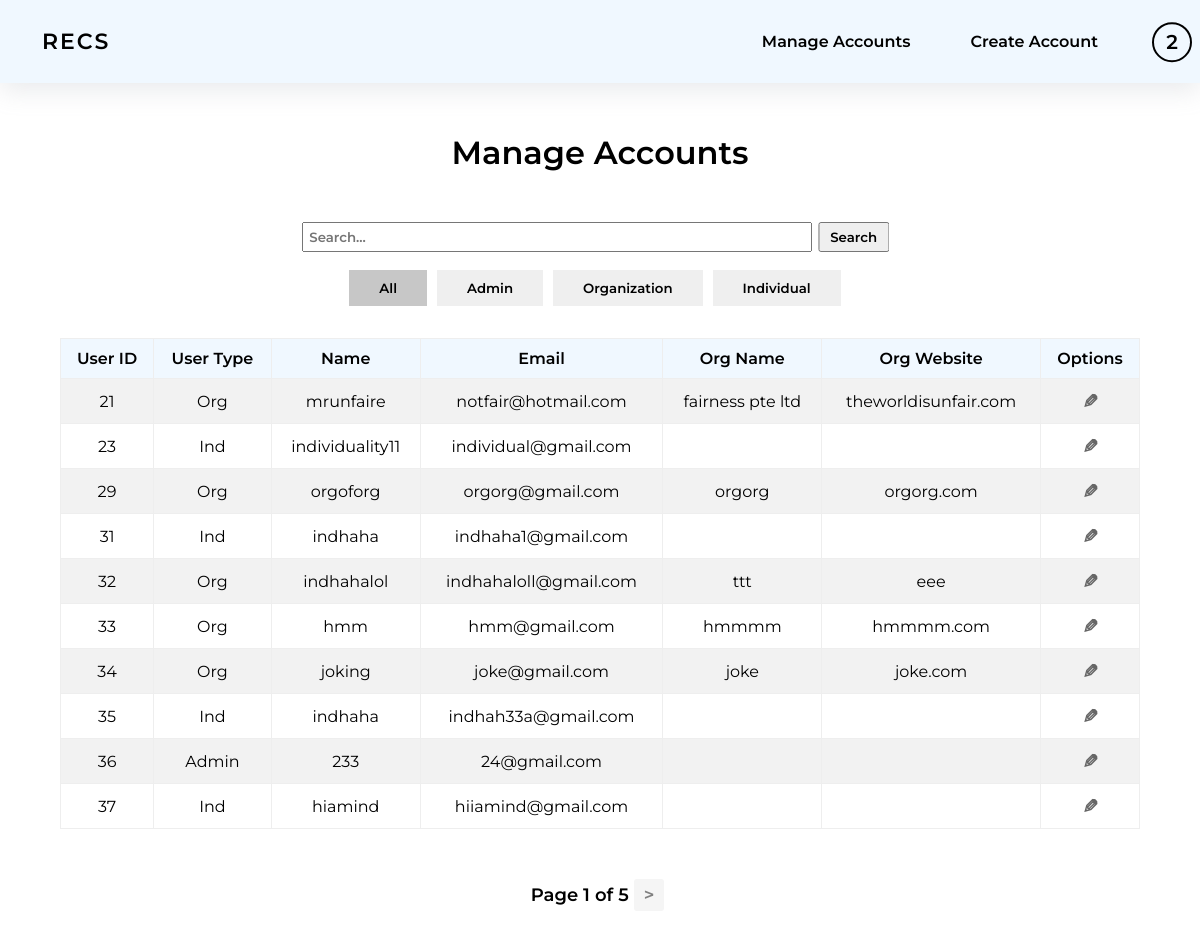
Screenshot of /main_web/manageaccounts.php?sort=all (signed in) with the database file from the repository.
### tables this page shows
CREATE TABLE `users` (
  `userID` smallint(6) NOT NULL,
  `userType` smallint(10) NOT NULL DEFAULT 1,
  `name` varchar(80) DEFAULT NULL,
  `password` char(100) DEFAULT NULL,
  `emailAddress` varchar(100) NOT NULL,
  `Organization Name` varchar(100) DEFAULT NULL,
  `Organization Website` varchar(100) DEFAULT NULL,
  `pricePlan` varchar(20) NOT NULL DEFAULT '0',
  `accountStatus` varchar(20) NOT NULL DEFAULT 'Available',
  `dateTimeOfCreation` datetime(6) NOT NULL DEFAULT current_timestamp(6)
);

### main_web/manageaccounts.php (the view, shortened to what this page needs)
<?php
	$sort = '';
	$userType = $_SESSION['userType'];
	if (isset($_GET['sort'])){
		$sort = $_GET['sort'];
	}
	if (isset($_POST['submit']) and isset($_POST['search-input'])){
		$searchItem = $_POST['search-input'];
	}
	else{
		$searchItem = '';
	}
?>
<!DOCTYPE html>
<html>
<head>
<link rel="stylesheet" href="manageaccounts_style.css?version18">
</head>
<body onload = 'changeCurrentBtnColor();'>
<?php
include ('inc_db_fyp.php');
if ($userType == '0')
{
?>
	<header>
		 <nav>
			<ul class="nav-titles">
				<li name = 'recs'><a name = 'recs' href="home.php">RECS</a></li>
			   <li style='margin-left: auto;'><a name = 'adminmanage' href="manageaccounts.php" style = 'padding-right: 60px;'>Manage Accounts</a>
				<a name = 'admincreate' href="createaccount.php?id=orgcreateacc" style = 'padding-right: 60px;'>Create Account</a></li>
			  </ul>
			<div class="dropdown">
				<button class="profile"><?=$_SESSION['name'][0]?></button>
			  </div>
		</nav>
	</header>
	<h1>Manage Accounts</h1>
<?php
$results_per_page = 10;
if (isset($_GET['page'])) {
    $page = $_GET['page'];
} else {
    $page = 1;
}
$starting_limit = ($page - 1) * $results_per_page;
if ($searchItem == ''){
	if ($sort == 'all' or $sort == ''){
		$sql = "SELECT COUNT(*) as total FROM users";
		$stmt = $conn->prepare($sql);
	}
}
$stmt->execute();
$result = $stmt->get_result();
$row = mysqli_fetch_array($result);
$total_results = $row['total'];
$total_pages = ceil($total_results / $results_per_page);
echo"
<form action = '' method ='post'>
  <div class='search-container'>
    <input type='text' id='search-input' name = 'search-input' placeholder='Search...' value = '{$_POST["search-input"]}'>
    <button type='submit' name = 'submit' id='search-button'>Search</button>
  </div>
</form>";
echo"
<div class = 'filterButton' >
	<a href = 'manageaccounts.php?sort=all'><button id = 'all'>All</button></a>
	<a href = 'manageaccounts.php?sort=admin'><button id = 'admin'>Admin</button></a>
	<a href = 'manageaccounts.php?sort=org'><button id = 'org'>Organization</button></a>
	<a href = 'manageaccounts.php?sort=ind'><button id = 'ind'>Individual</button></a>
</div>
<table border='1'>
	<tr style='text-align:center;'>
	 <th ><strong>User ID</strong></th>
<th><strong>User Type</strong></th>
<th><strong>Name</strong></th>
<th><strong>Email</strong></th>
<th><strong>Org Name</strong></th>
<th><strong>Org Website</strong></th>
<th><strong>Options</strong></th>
	</tr>";
if ($searchItem == ''){
	if ($sort == 'all' or $sort == ''){
		$sql = "SELECT * FROM users LIMIT $starting_limit, $results_per_page";
		$stmt = $conn->prepare($sql);
	}
}
$stmt->execute();
$result = $stmt->get_result();
while($row = mysqli_fetch_array($result)){
	echo '<tr>';
    echo '<td>' . $row['userID'] . '</td>';
	if ($row['userType'] == '1'){
		echo '<td> Org </td>';
	}else if ($row['userType'] == '2'){
		echo '<td>Ind </td>';
	}else{
			echo '<td> Admin </td>';
	}
	echo '<td>' . $row['name'] . '</td>';
    echo '<td>' . $row['emailAddress'] . '</td>';
    echo '<td>' . $row['Organization Name'] . '</td>';
	echo '<td>' . $row['Organization Website'] . '</td>';
	echo '<td><button class="edit-button">
    <div class="edit-icon" style="transform: rotate(90deg);">&#9998;</div>
    <div class="edit-options">';
   echo'
   </div>
</button>
</td>';
    echo '</tr>';
}
echo "</table>";
echo "<div class='pagenumber'>";
echo"Page " . $page . " of " .  $total_pages . " ";
if ($page < $total_pages) {
	if ($sort == ''){
		echo "<a href='?page=" . ($page + 1) . "'>&gt;</a>";
	}
	else if ($sort == 'all'){
		echo "<a href='?sort=all&page=" . ($page + 1) . "'>&gt;</a>";
	}
}
echo "</div>";
} ?>
</body>
<html>

### main_web/manageaccounts_style.css (style rules this page uses)
* { box-sizing: border-box; margin: 0; padding: 0px 0px; font-family: "Montserrat", sans-serif; color: black; text-decoration: none; font-weight: 600; }
body { height: 1200px; font-family: "Montserrat", sans-serif; }
h1 { padding: 20px 20px; color:black; }
header { justify-content: space-between; align-items: center; padding: 8px 1%; background: aliceblue; box-shadow: rgba(149, 157, 165, 0.2) 0px 8px 24px; }
.nav-titles { list-style: none; display: flex; overflow:hidden; }
.nav-titles li { padding: 0px 30px; }
.nav-titles li a { float: left; font-size: 16px; color: black; padding: 24px 0px; text-decoration: none; position:Relative; z-index: 2; }
li a[name='recs'] { letter-spacing: 2px; color:black; font-size: 22px; padding: 20px 0px; text-align: center; float: left; position:relative; }
.dropdown { right: 1px; float: right; }
.dropdown { font-weight: 600; display: flex; justify-content: space-between; list-style: none; }
.dropdown { content: ''; position: absolute; border: 0px solid #000; cursor: pointer; transform: translate(0%, -90%); padding: 21px 7px; z-index: 1; }
.profile { width: 40px; height: 40px; border-radius: 50%; border: 2px solid black; background-color: transparent; display: flex; justify-content: center; align-items: center; text-align: center; font-size: 20px; text-transform: uppercase; }
h1 { text-align:center; padding: 50px 0px; font-family: "Montserrat", sans-serif !important; }
table { border-collapse: collapse; margin: 50px auto; width: 90%; border:0; border-spacing: 0px!important; }
table th { background-color: aliceblue; color: black; padding: 10px; font-weight: 1000; }
table td { padding: 10px; text-align: center; color:black; font-weight: normal; }
table tr:nth-child(even) { background-color: #f2f2f2; }
.pagenumber { display: flex; justify-content: center; align-items: center; font-size: 18px; margin-top: 20px; }
.pagenumber a { display: inline-block; margin: 0 5px; padding: 5px 10px; border-radius: 3px; border: silver; background-color: whitesmoke; color: grey; text-decoration: none; }
.filterButton { display: flex; justify-content: center; align-items: center; margin-bottom: 20px; }
.filterButton button { padding: 10px 30px; border:none; margin-right: 10px; transform:translate(0%, 50%); }
.edit-button { position: relative; background: none; border: none; cursor: pointer; }
.edit-icon { font-size: 1.2rem; color: #666; }
form { margin: 0 auto; display: flex; flex-direction: column; align-items: center; }
#search-input { width: 510px; height:30px; padding: 0px 5px; transform:translate(-1%, 0%); }
#search-button { height:30px; padding: 0px 10px; transform:translate(-5%, 0%); }

### rows the page displays
users: userID "21", userType "Org", name "mrunfaire", emailAddress "notfair@hotmail.com", Organization Name "fairness pte ltd", Organization Website "theworldisunfair.com"
users: userID "23", userType "Ind", name "individuality11", emailAddress "individual@gmail.com"
users: userID "29", userType "Org", name "orgoforg", emailAddress "orgorg@gmail.com", Organization Name "orgorg", Organization Website "orgorg.com"
users: userID "31", userType "Ind", name "indhaha", emailAddress "indhaha1@gmail.com"
users: userID "32", userType "Org", name "indhahalol", emailAddress "indhahaloll@gmail.com", Organization Name "ttt", Organization Website "eee"
users: userID "33", userType "Org", name "hmm", emailAddress "hmm@gmail.com", Organization Name "hmmmm", Organization Website "hmmmm.com"
users: userID "34", userType "Org", name "joking", emailAddress "joke@gmail.com", Organization Name "joke", Organization Website "joke.com"
users: userID "35", userType "Ind", name "indhaha", emailAddress "indhah33a@gmail.com"
users: userID "36", userType "Admin", name "233", emailAddress "24@gmail.com"
users: userID "37", userType "Ind", name "hiamind", emailAddress "hiiamind@gmail.com"

### other values shown
$_SESSION['name'][0] "2"
$page "1"
$total_pages "5"
